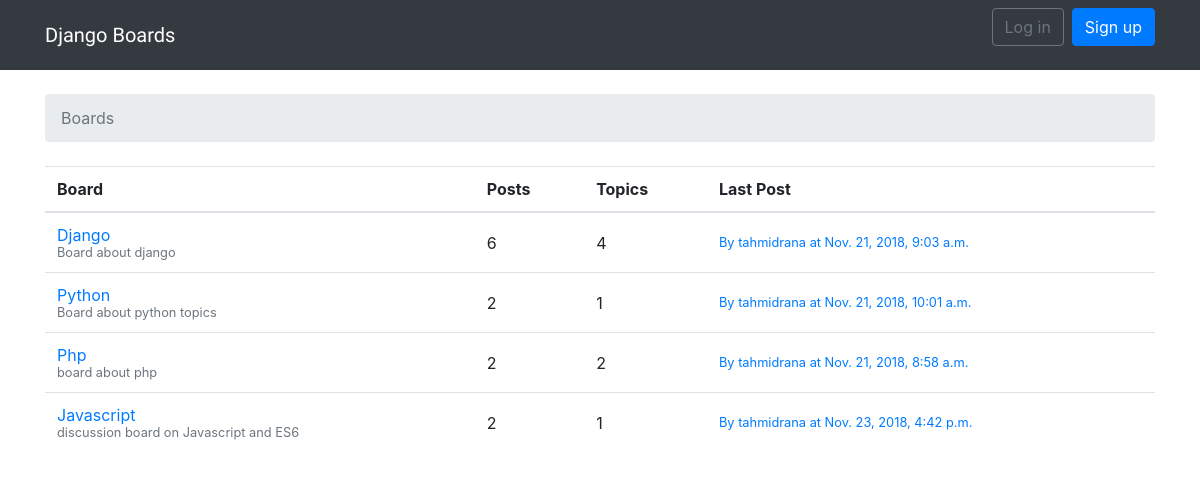
The page / on the database its author committed.
### boards/models.py (models this page shows, shortened)
class Board(models.Model):
    name = models.CharField(max_length=30, unique=True)
    description = models.CharField(max_length=100)
    def get_post_count(self):
        return Post.objects.filter(topic__board=self).count()
    def get_last_post(self):
        return Post.objects.filter(topic__board=self).order_by('-created_at').first()

class Post(models.Model):
    message = models.TextField(max_length=4000)
    topic = models.ForeignKey(
        Topic, on_delete=models.CASCADE, related_name='posts')
    created_at = models.DateTimeField(auto_now_add=True)
    updated_at = models.DateTimeField(null=True)
    created_by = models.ForeignKey(
        User, on_delete=models.CASCADE, related_name='posts')
    updated_by = models.ForeignKey(
        User, null=True, on_delete=models.CASCADE, related_name='+')

### boards/views.py (the view)
# urls.py: 2. Add a URL to urlpatterns:  path('', views.home, name='home')
def home(request):
    boards = Board.objects.all()
    return render(request, 'home.html', {'boards': boards})

### templates/home.html
{% extends 'base.html' %}
{% block breadcrumb %}
<li class="breadcrumb-item active">Boards</li>
{% endblock %}
{% block content %}
<table class="table">
    <thead class="thead-inverse">
        <tr>
            <th>Board</th>
            <th>Posts</th>
            <th>Topics</th>
            <th>Last Post</th>
        </tr>
    </thead>
    <tbody>
        {% for board in boards %}
        <tr>
            <td>
                <a href="{% url 'board_topics' board.pk %}">{{ board.name }}</a>
                <small class="text-muted d-block">{{ board.description }}</small>
            </td>
            <td class="align-middle">{{ board.get_post_count }}</td>
            <td class="align-middle">{{ board.topics.count }}</td>
            <td class="align-middle">
                {% with post=board.get_last_post %}
                {% if post %}
                <small>
                    <a href="{% url 'topic_posts' board.pk post.topic.pk %}">
                        By {{ post.created_by.username }} at {{ post.created_at }}
                    </a>
                </small>
                {% else %}
                <small class="text-muted">
                    <em>No posts yet.</em>
                </small>
                {% endif %}
                {% endwith %}
            </td>
        </tr>
        {% endfor %}
    </tbody>
</table>
{% endblock %}

### rows shown on the page
Board: name "Django", description "Board about django", get_post_count "6", topics.count "4", get_last_post.created_by.username "tahmidrana", get_last_post.created_at "Nov. 21, 2018, 9:03 a.m."
Board: name "Python", description "Board about python topics", get_post_count "2", topics.count "1", get_last_post.created_by.username "tahmidrana", get_last_post.created_at "Nov. 21, 2018, 10:01 a.m."
Board: name "Php", description "board about php", get_post_count "2", topics.count "2", get_last_post.created_by.username "tahmidrana", get_last_post.created_at "Nov. 21, 2018, 8:58 a.m."
Board: name "Javascript", description "discussion board on Javascript and ES6", get_post_count "2", topics.count "1", get_last_post.created_by.username "tahmidrana", get_last_post.created_at "Nov. 23, 2018, 4:42 p.m."
